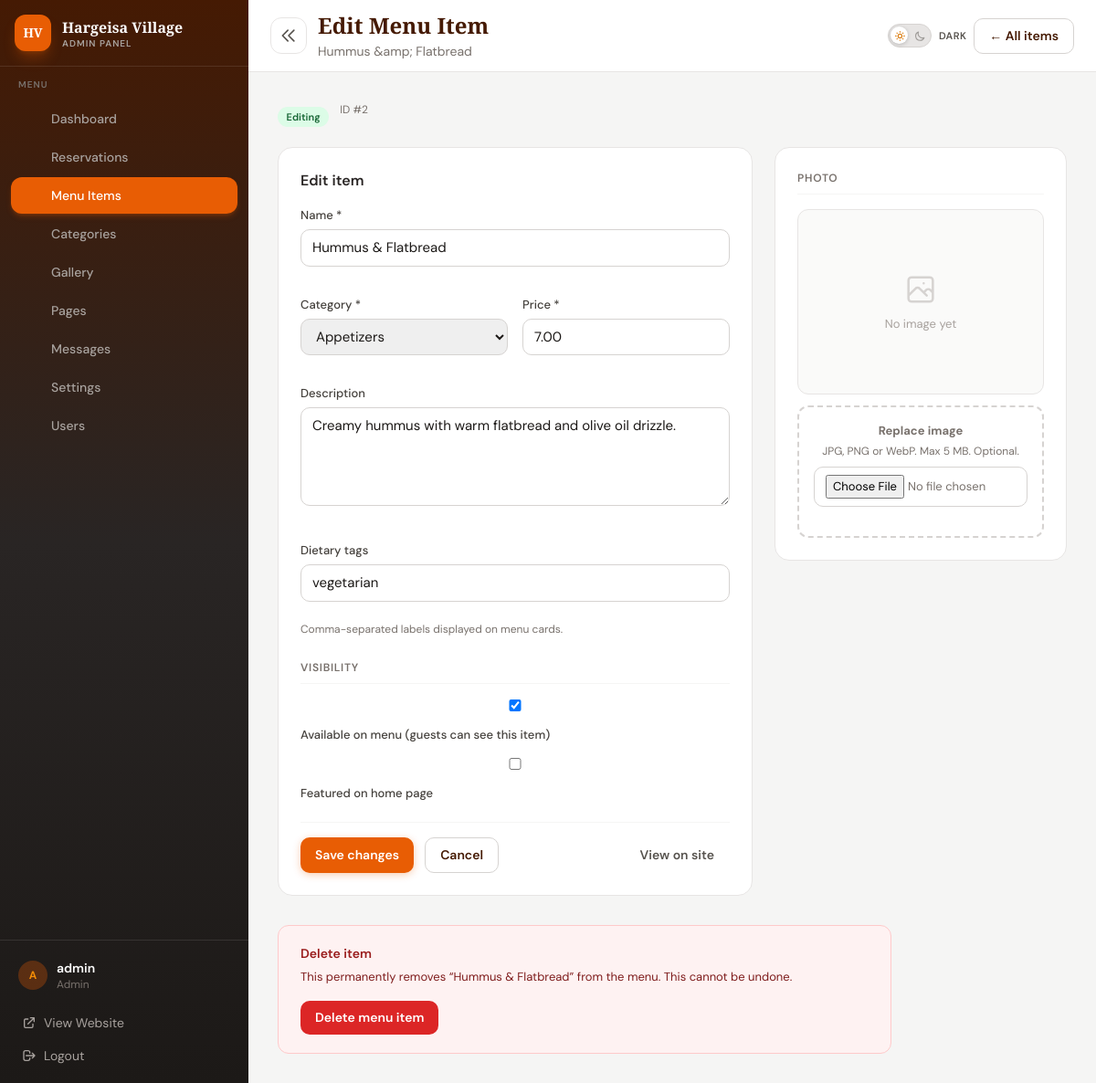
Page /admin/menu-items.php?id=2 (signed in) on the committed database.
### tables this page shows
CREATE TABLE menu_items (
    id INT AUTO_INCREMENT PRIMARY KEY,
    category_id INT NOT NULL,
    name VARCHAR(255) NOT NULL,
    description TEXT,
    price DECIMAL(10, 2) NOT NULL,
    image_url VARCHAR(255),
    dietary_tags VARCHAR(255),
    is_available BOOLEAN DEFAULT TRUE,
    is_featured BOOLEAN DEFAULT FALSE,
    created_at TIMESTAMP DEFAULT CURRENT_TIMESTAMP,
    updated_at TIMESTAMP DEFAULT CURRENT_TIMESTAMP ON UPDATE CURRENT_TIMESTAMP,
    FOREIGN KEY (category_id) REFERENCES menu_categories(id) ON DELETE CASCADE
);

CREATE TABLE menu_categories (
    id INT AUTO_INCREMENT PRIMARY KEY,
    name VARCHAR(100) NOT NULL UNIQUE,
    description TEXT,
    display_order INT DEFAULT 0,
    is_active BOOLEAN DEFAULT TRUE,
    created_at TIMESTAMP DEFAULT CURRENT_TIMESTAMP,
    updated_at TIMESTAMP DEFAULT CURRENT_TIMESTAMP ON UPDATE CURRENT_TIMESTAMP
);

### admin/menu-items.php (the view, shortened to what the rows shown need)
<?php
require_once dirname(__DIR__) . '/includes/bootstrap.php';
$pdo = Database::getConnection();
$categories = $pdo->query('SELECT id, name FROM menu_categories ORDER BY display_order, name')->fetchAll();
$isFormView = false;
$isAdd = false;
$edit = null;
$formData = null;
if (!$isFormView) {
    $action = $_GET['action'] ?? '';
    $itemId = isset($_GET['id']) ? (int) $_GET['id'] : 0;
    $isAdd = $action === 'add';
    $isFormView = $isAdd || $itemId > 0;
    if ($itemId > 0) {
        $stmt = $pdo->prepare('SELECT * FROM menu_items WHERE id = ?');
        $stmt->execute([$itemId]);
        $edit = $stmt->fetch();
    }
}
if ($isFormView && $formData === null) {
    $formData = $edit ?: [
        'id' => 0,
        'category_id' => $categories[0]['id'] ?? 0,
        'name' => '',
        'description' => '',
        'price' => '',
        'dietary_tags' => '',
        'is_available' => 1,
        'is_featured' => 0,
        'image_url' => '',
    ];
}
$formActionUrl = $isAdd
    ? base_url('admin/menu-items.php?action=add')
    : base_url('admin/menu-items.php?id=' . (int) ($formData['id'] ?? $edit['id'] ?? 0));
if ($isFormView) {
    $adminTitle = $isAdd ? 'Add Menu Item' : 'Edit Menu Item';
    $adminSubtitle = $isAdd ? 'Create a new dish for your public menu' : e($formData['name'] ?? '');
    ?>
    <?php
}
require __DIR__ . '/includes/layout.php';
if ($isFormView):
    $e = $formData;
    $hasImage = !empty($e['image_url']);
    $editingId = (int) ($e['id'] ?? 0);
?>
<div class="admin-form-page-header">
    <span class="admin-badge <?= $isAdd ? 'admin-badge--pending' : 'admin-badge--confirmed' ?>"><?= $isAdd ? 'New item' : 'Editing' ?></span>
    <?php if ($editingId > 0): ?>
    <span class="admin-form-meta">ID #<?= $editingId ?></span>
    <?php endif; ?>
</div>
<form method="post" action="<?= e($formActionUrl) ?>" enctype="multipart/form-data" class="admin-form-layout">
    <div class="admin-form-card">
        <h2 class="admin-form-heading"><?= $isAdd ? 'Item details' : 'Edit item' ?></h2>
        <div class="grid sm:grid-cols-2 gap-4">
            <div class="sm:col-span-2">
                <label for="menu-name">Name *</label>
                <input id="menu-name" name="name" required value="<?= e($e['name'] ?? '') ?>" placeholder="e.g. Somali Rice Plate" <?= empty($categories) ? 'disabled' : '' ?>>
            </div>
            <div>
                <label for="menu-category">Category *</label>
                <select id="menu-category" name="category_id" required <?= empty($categories) ? 'disabled' : '' ?>>
                    <?php if (empty($categories)): ?>
                    <option value="">No categories — create one first</option>
                    <?php else: ?>
                    <?php foreach ($categories as $c): ?>
                    <option value="<?= (int) $c['id'] ?>" <?= (int)($e['category_id'] ?? 0) === (int)$c['id'] ? 'selected' : '' ?>><?= e($c['name']) ?></option>
                    <?php endforeach; ?>
                    <?php endif; ?>
                </select>
            </div>
            <div>
                <label for="menu-price">Price *</label>
                <input id="menu-price" type="number" step="0.01" min="0" name="price" required value="<?= e((string)($e['price'] ?? '')) ?>" placeholder="0.00" <?= empty($categories) ? 'disabled' : '' ?>>
            </div>
            <div class="sm:col-span-2">
                <label for="menu-description">Description</label>
                <textarea id="menu-description" name="description" rows="4" placeholder="Short description shown on the menu page"><?= e($e['description'] ?? '') ?></textarea>
            </div>
            <div class="sm:col-span-2">
                <label for="menu-tags">Dietary tags</label>
                <input id="menu-tags" name="dietary_tags" value="<?= e($e['dietary_tags'] ?? '') ?>" placeholder="vegetarian, spicy, gluten-free">
                <p class="admin-form-hint">Comma-separated labels displayed on menu cards.</p>
            </div>
        </div>
        <h3 class="admin-form-section-title mt-6">Visibility</h3>
        <div class="flex flex-col gap-2">
            <label class="admin-checkbox">
                <input type="checkbox" name="is_available" <?= ($e['is_available'] ?? 1) ? 'checked' : '' ?>>
                Available on menu (guests can see this item)
            </label>
            <label class="admin-checkbox">
                <input type="checkbox" name="is_featured" <?= ($e['is_featured'] ?? 0) ? 'checked' : '' ?>>
                Featured on home page
            </label>
        </div>
        <div class="admin-form-actions-sticky">
            <button type="submit" class="admin-btn admin-btn--primary" <?= empty($categories) ? 'disabled' : '' ?>><?= $isAdd ? 'Create item' : 'Save changes' ?></button>
            <a href="<?= base_url('admin/menu-items.php') ?>" class="admin-btn admin-btn--secondary">Cancel</a>
            <?php if ($editingId > 0): ?>
            <a href="<?= base_url('menu.php') ?>" target="_blank" rel="noopener" class="admin-btn admin-btn--ghost ml-auto">View on site</a>
            <?php endif; ?>
        </div>
    </div>
    <div class="admin-form-card h-fit">
        <h3 class="admin-form-section-title">Photo</h3>
        <div class="admin-image-preview <?= $hasImage ? '' : 'admin-image-preview--empty' ?>" id="menu-image-preview-box">
            <?php if ($hasImage): ?>
            <img src="<?= e(upload_url($e['image_url'])) ?>" alt="Item image" id="menu-image-preview-img">
            <?php else: ?>
            <span>No image yet</span>
            <?php endif; ?>
        </div>
        <div class="admin-image-upload">
            <strong><?= $editingId > 0 ? 'Replace image' : 'Upload image' ?></strong>
            <p class="admin-form-hint mt-1">JPG, PNG or WebP. Max 5 MB. Optional.</p>
            <input type="file" name="image" accept="image/jpeg,image/png,image/webp,image/gif" id="menu-image-input">
        </div>
    </div>
</form>
<?php if ($editingId > 0): ?>
<div class="admin-danger-zone">
    <h3 class="admin-danger-zone-title">Delete item</h3>
    <p class="admin-danger-zone-text">This permanently removes “<?= e($e['name']) ?>” from the menu. This cannot be undone.</p>
    <form method="post" action="<?= base_url('admin/menu-items.php') ?>" onsubmit="return confirm(<?= json_encode('Delete “' . ($e['name'] ?? '') . '” permanently?', JSON_HEX_TAG | JSON_HEX_APOS | JSON_HEX_QUOT) ?>);">
        <button type="submit" class="admin-btn admin-btn--danger">Delete menu item</button>
    </form>
</div>
<?php endif; ?>
<?php endif;
require __DIR__ . '/includes/layout-end.php';

### admin/includes/layout.php (shortened to what the rows shown need)
<?php
require_once dirname(__DIR__, 2) . '/includes/bootstrap.php';
require_once __DIR__ . '/helpers.php';
?>
<!DOCTYPE html>
<html lang="en" class="h-full">
<head>
    <script src="https://cdn.tailwindcss.com"></script>
    <link rel="stylesheet" href="<?= asset_url('css/admin.css') ?>">
    <link rel="stylesheet" href="<?= asset_url('css/admin-dark-mode.css') ?>">
</head>
<body class="admin-app min-h-full bg-stone-100 font-sans text-stone-900 antialiased">
<div class="flex min-h-screen">
    <div class="flex min-w-0 flex-1 flex-col">
        <header class="sticky top-0 z-30 flex flex-wrap items-center gap-3 border-b border-stone-200 bg-white/95 px-4 py-3 backdrop-blur-md sm:px-5 lg:px-6">
            <div class="min-w-0 flex-1">
                <h1 class="font-display text-xl font-bold text-brand-900 sm:text-2xl"><?= e($adminTitle ?? 'Dashboard') ?></h1>
                <?php if (!empty($adminSubtitle)): ?>
                <p class="mt-0.5 text-sm text-stone-500"><?= e($adminSubtitle) ?></p>
                <?php endif; ?>
            </div>
        </header>
        <main class="flex-1 p-4 sm:p-5 lg:p-8">

### rows in the picture
menu_items: name "Hummus &amp; Flatbread", id "2", name "Hummus & Flatbread", category_id "Appetizers", price "7.00", description "Creamy hummus with warm flatbread and olive oil drizzle.", dietary_tags "vegetarian", is_available "☑"

### other values in the picture
footer_short_name() "Hargeisa Village"
$item['label'] "Dashboard"
$item['label'] "Reservations"
$item['label'] "Menu Items"
$item['label'] "Categories"
$item['label'] "Gallery"
$item['label'] "Pages"
$item['label'] "Messages"
$item['label'] "Settings"
$item['label'] "Users"
substr($user['username'] ?? 'A', 0, 1) "A"
$user['username'] "admin"
$user['role'] "Admin"
$adminTitle "Edit Menu Item"
